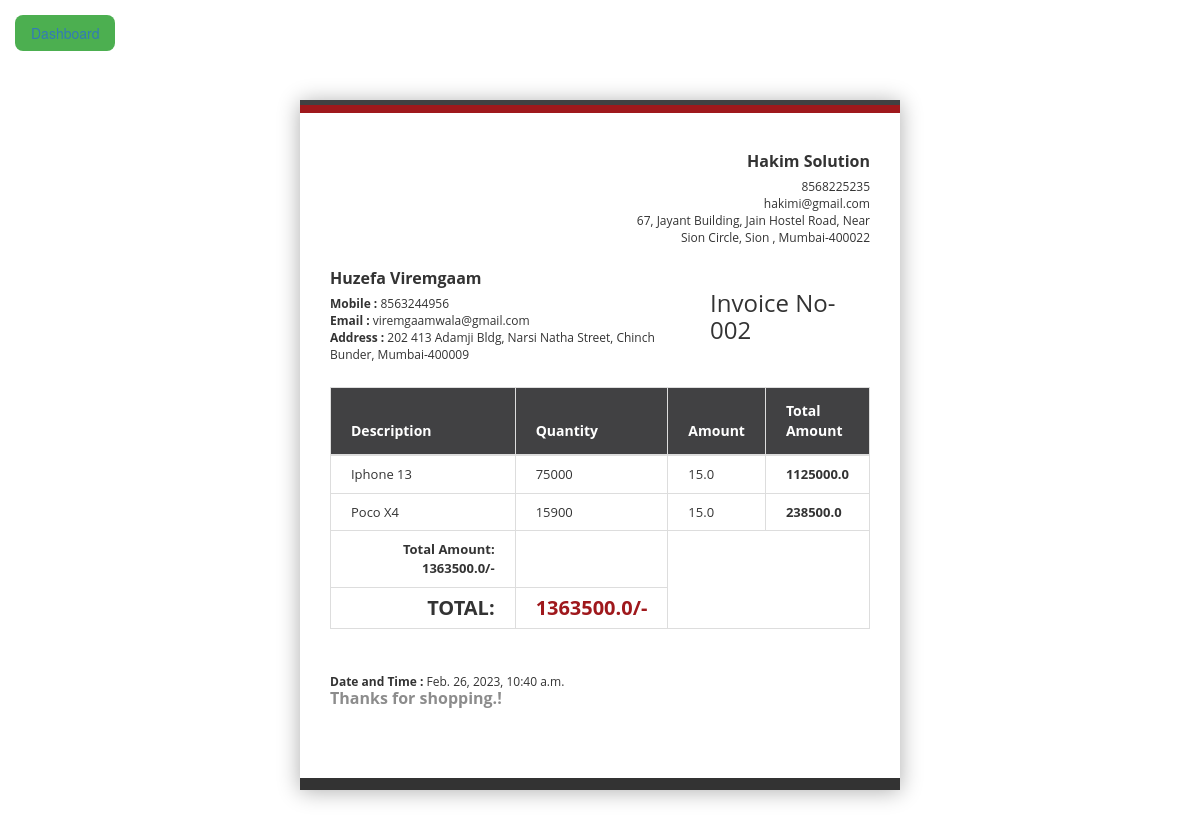
The app's page /invoice/7/ (signed in) with its own data.
### invoice/models.py (models this page shows, shortened)
class company_detail(models.Model):
    seller_name = models.CharField(max_length=100)
    mobile_no = models.CharField(max_length=10, blank=True)
    email = models.EmailField(blank=True)
    seller_address = models.TextField(max_length=400)

class invoice(models.Model):
    invoice_number = models.CharField(max_length=50)
    date = models.DateTimeField(default=datetime.now, blank=True)
    customer_name = models.CharField(max_length=100)
    customer_address = models.TextField()
    mobile_no = models.CharField(max_length=10, blank=True)
    email = models.EmailField(blank=True)
    company_name = models.ForeignKey(company_detail, on_delete=models.PROTECT, default='')
    product_name = models.ManyToManyField(Product, default='')

class Product(models.Model):
    product_name=models.CharField(max_length=50)
    product_price=models.FloatField()
    product_quantity= models.SmallIntegerField()

### invoice/views.py (the view)
# urls.py: path('invoice/<int:id>/', views.index, name='index'),
@login_required(login_url='SignIn')
def index(request, id):
    userId = request.user.id
    invoiceData = UserProfile.objects.get(pk=userId)
    item = invoiceData.invoice_field.get(pk=id)
    companydetail = item.company_name
    product = item.product_name.all()
    total_amount = 0
    products = []
    for pro in product:
        total_amount = total_amount + pro.product_price*pro.product_quantity
        newDis = {
            "name":pro.product_name,
            "price":pro.product_price,
            "quantity":pro.product_quantity,
            "total":pro.product_price*pro.product_quantity
        }
        products.append(newDis)
    return render(request, 'one_invoice.html', {'inform':item, 'companydetail':companydetail, 'poduct_name':products, 'total_amount':total_amount})

### template/one_invoice.html (shortened to what this page needs)
<!DOCTYPE html>
<html lang="en">
<head>
    <link rel="stylesheet" href="/static/css/invoice.css">
    <link rel="stylesheet" href="https://cdn.jsdelivr.net/npm/bootstrap@3.3.7/dist/css/bootstrap.min.css"
>
</head>
<body>
    <a href="{% url 'InvoiceHomepage' %}"><div class="button-div"><button class="button1">Dashboard</button></div></a>
    <div class="col-md-12">
        <div class="row">
            <div class="receipt-main col-xs-10 col-sm-10 col-md-6 col-xs-offset-1 col-sm-offset-1 col-md-offset-3">
                <div class="row">
                    <div class="receipt-header">
                        <div class="col-xs-6 col-sm-6 col-md-6">
                        </div>
                        <div class="col-xs-6 col-sm-6 col-md-6 text-right">
                            <div class="receipt-right">
                                <h5>{{companydetail.seller_name}}</h5>
                                <p>{{companydetail.mobile_no}}</p>
                                <p>{{companydetail.email}} </p>
                                <p>{{companydetail.seller_address}}</p>
                            </div>
                        </div>
                    </div>
                </div>
                <div class="row">
                    <div class="receipt-header receipt-header-mid">
                        <div class="col-xs-8 col-sm-8 col-md-8 text-left">
                            <div class="receipt-right">
                                <h5> {{inform.customer_name}} </h5>
                                <p><b>Mobile :</b> {{inform.mobile_no}}</p>
                                <p><b>Email :</b> {{inform.email}} </p>
                                <p><b>Address :</b> {{inform.customer_address}} </p>
                            </div>
                        </div>
                        <div class="col-xs-4 col-sm-4 col-md-4">
                            <div class="receipt-left">
                                <h3>Invoice No-{{inform.invoice_number}}</h3>
                            </div>
                        </div>
                    </div>
                </div>
                <div>
                    <table class="table table-bordered">
                        <thead>
                            <tr>
                                <th>Description</th>
                                <th>Quantity</th>
                                <th>Amount</th>
                                <th>Total Amount</th>
                            </tr>
                        </thead>
                        <tbody>
                            {% for product in poduct_name %}
                            <tr>
                                <td class="col-md-9">{{product.name}}</td>
                                <td class="quantity" class="col-md-3">{{product.quantity}}</td>
                                <td class="price" class="col-md-3">{{product.price}}</td>
                                <td class=""><strong class="item_total">
                                    {{product.total}}
                                    </strong></td>
                            </tr>
                            {% endfor %}
                            <tr>
                                <td class="text-right">
                                    <p>
                                        <strong>Total Amount: {{total_amount}}/- </strong>
                                    </p>
                                </td>
                                <td>
                                </td>
                            </tr>
                            <tr>
                                <td class="text-right">
                                    <h2><strong>Total: </strong></h2>
                                </td>
                                <td class="text-left text-danger">
                                    <h2><strong> {{total_amount}}/-</strong></h2>
                                </td>
                            </tr>
                        </tbody>
                    </table>
                </div>
                <div class="row">
                    <div class="receipt-header receipt-header-mid receipt-footer">
                        <div class="col-xs-8 col-sm-8 col-md-8 text-left">
                            <div class="receipt-right">
                                <p><b>Date and Time :</b> {{inform.date}}</p>
                                <h5 style="color: rgb(140, 140, 140);">Thanks for shopping.!</h5>
                            </div>
                        </div>
                        <div class="col-xs-4 col-sm-4 col-md-4">
                        </div>
                    </div>
                </div>
            </div>
        </div>
    </div>
</body>
</html>

### static/css/invoice.css (style rules this page uses)
body { margin-top: 20px; }
.text-danger strong { color: #9f181c; }
.receipt-main { background: #ffffff none repeat scroll 0 0; border-bottom: 12px solid #333333; border-top: 12px solid #9f181c; margin-top: 50px; margin-bottom: 50px; padding: 40px 30px !important; position: relative; box-shadow: 0 1px 21px #acacac; color: #333333; font-family: open sans; }
.receipt-main p { color: #333333; font-family: open sans; line-height: 1.42857; }
.receipt-main::after { background: #414143 none repeat scroll 0 0; content: ""; height: 5px; left: 0; position: absolute; right: 0; top: -13px; }
.receipt-main thead { background: #414143 none repeat scroll 0 0; }
.receipt-main thead th { color: #fff; }
.receipt-right h5 { font-size: 16px; font-weight: bold; margin: 0 0 7px 0; }
.receipt-right p { font-size: 12px; margin: 0px; }
.receipt-main td { padding: 9px 20px !important; }
.receipt-main th { padding: 13px 20px !important; }
.receipt-main td { font-size: 13px; font-weight: initial !important; }
.receipt-main td p:last-child { margin: 0; padding: 0; }
.receipt-main td h2 { font-size: 20px; font-weight: 900; margin: 0; text-transform: uppercase; }
.receipt-header-mid { margin: 24px 0; overflow: hidden; }
button { background-color: #4CAF50; border: none; border-radius: 8px; color: #fff; padding: 8px 16px; text-align: center; text-decoration: none; display: inline-block; font-size: 16px; margin: 4px 2px; cursor: pointer; }
.button-div { margin-top: 15px; margin-left: 15px; }

### records on screen
company_detail: seller_name "Hakim Solution", mobile_no "8568225235", email "hakimi@gmail.com", seller_address "67, Jayant Building, Jain Hostel Road, Near Sion Circle, Sion , Mumbai-400022"
invoice: customer_name "Huzefa Viremgaam", mobile_no "8563244956", email "viremgaamwala@gmail.com", customer_address "202 413 Adamji Bldg, Narsi Natha Street, Chinch Bunder, Mumbai-400009", invoice_number "002", date "Feb. 26, 2023, 10:40 a.m."
Product: name "Iphone 13", price "15.0"
Product: name "Poco X4", price "15.0"

### other values on screen
{{ product.quantity }} "75000" "15900"
{{ product.total }} "1125000.0" "238500.0"
{{ total_amount }} "1363500.0"
